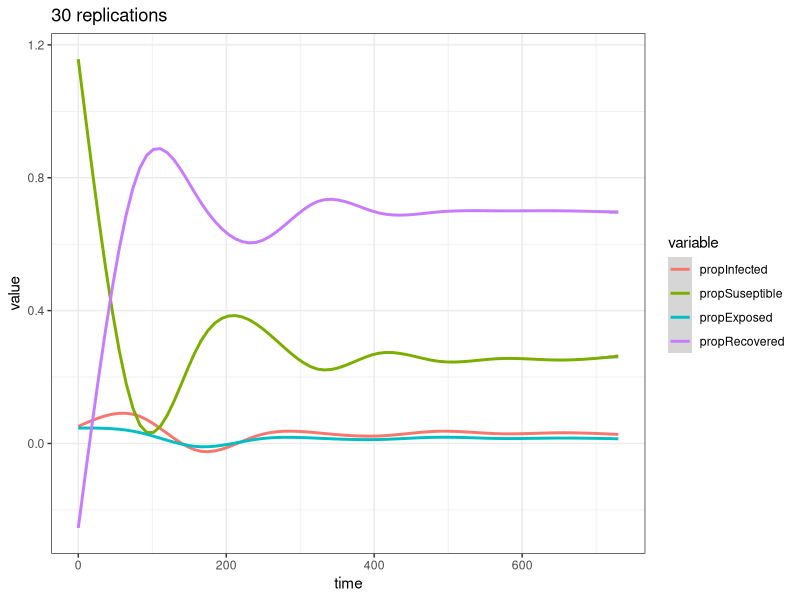
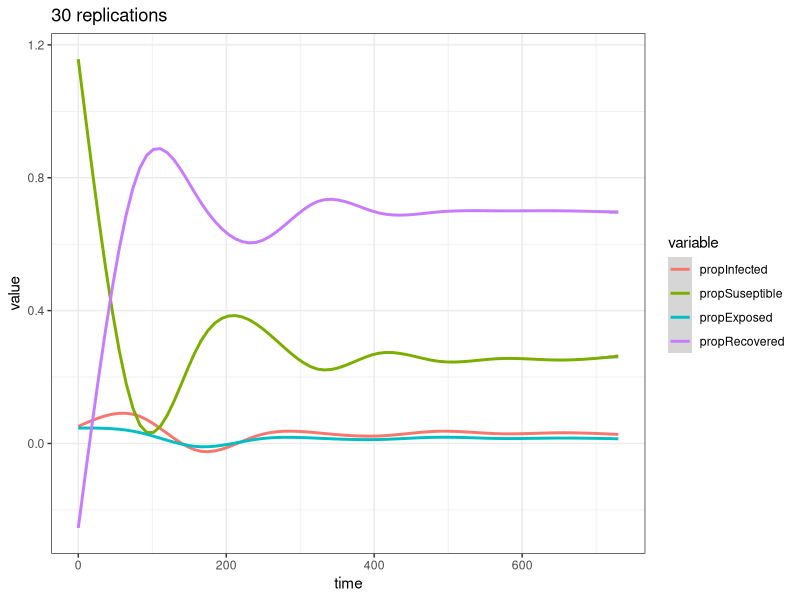

The R source for these figures, in order: (Note: this script raises an error after producing the figures.)
library(tidyverse)
library(reshape2)

setwd("~/github/repro-seir/")

data.df <- read.csv("results_bs/m2-seir experiment-table_140420231645.csv", skip = 6)

data.df %>%
  group_by(X.step.) %>%
  summarise(meanI = mean(propInfected), 
            SdI = sd(propInfected),
            meanS = mean(propSuseptible), 
            SdS = sd(propSuseptible),
            meanE = mean(propExposed), 
            SdE = sd(propExposed),
            meanR = mean(propRecovered), 
            SdR = sd(propRecovered),
            ) -> data.s

write_csv(data.s, "results_bs/m2-seir_summerised.csv")

sel <- subset(data.df, select = c("X.step.", "propInfected", "propSuseptible", 
                                  "propExposed", "propRecovered"))

data.m <- melt(sel,id.vars=c("X.step."),
            measured.vars=c("propInfected", "propSuseptible", 
                            "propExposed", "propRecovered"))

ggplot(data = data.m)+
  geom_smooth(aes(x = X.step., y = value, color = variable))+
  labs(x = "time", title = "30 replications")+
  theme_bw()

ggsave("img/replication.png", width = 8)

## create 30 file one per sim
nb <- unique(data.df$X.run.number.)

for(i in nb){
  sel <- data.df$X.run.number.== i
  small.df <- data.df[sel,c(10:13)]
  small.df <- small.df[,c(2,3,1,4)]
  write_csv(x = small.df, file = paste0("results_bs/simu_indiv/result",i,".csv"), col_names = FALSE )
}


